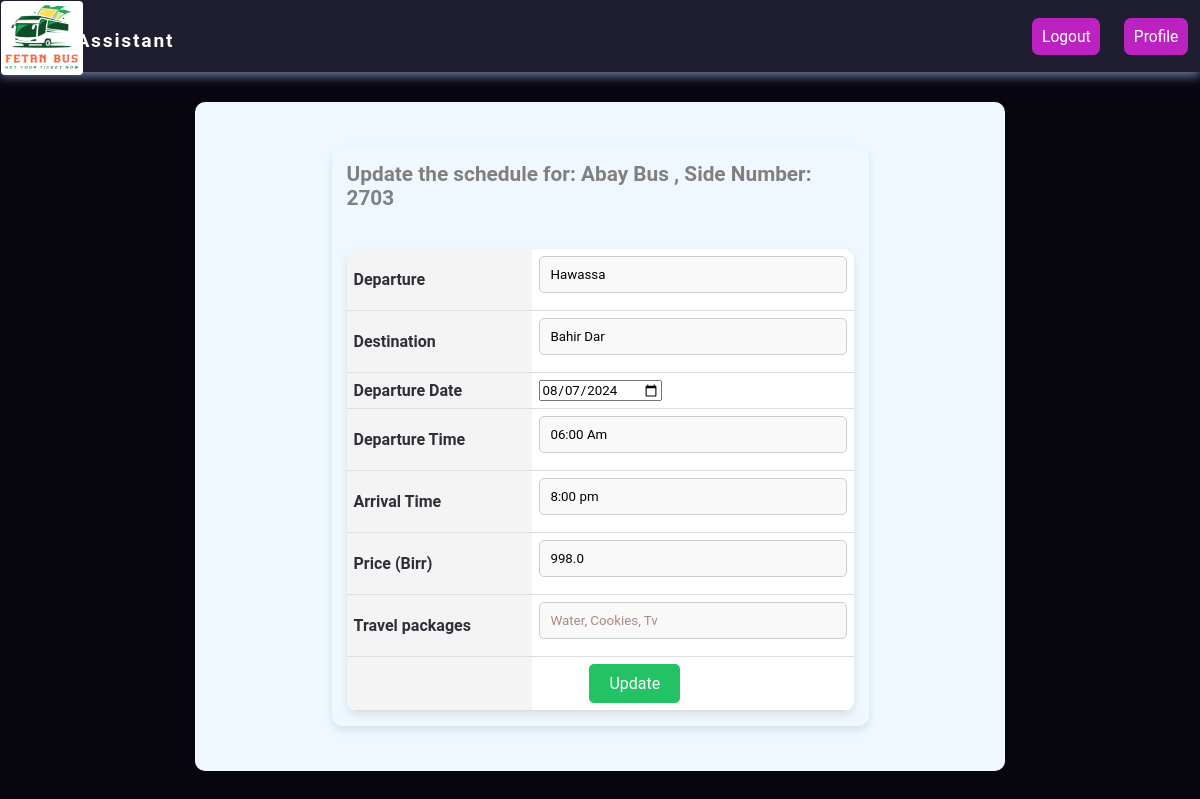
Screenshot of /update-schedule/2 (signed in) with the database file from the repository.
### package/models.py (models this page shows, shortened)
class Bus(db.Model):
    id = db.Column(db.Integer, primary_key=True)
    bus_type = db.Column(db.String(50), nullable=False)
    side_number = db.Column(db.Integer, nullable=False)
    seats = db.Column(db.String(220), nullable=False, default='')
    bus_picture = db.Column(db.String(150), nullable=False, default='default_bus.png')
    date_added = db.Column(db.DateTime(), default=datetime.utcnow)
    customer_id = db.Column(db.Integer, db.ForeignKey('customer.id', ondelete='SET NULL'), nullable=True)
    tickets = db.relationship('Ticket', backref='bus', lazy=True)
    schedules = db.relationship('Schedule', backref='bus', lazy=True)

class Schedule(db.Model):
    id = db.Column(db.Integer, primary_key=True)
    departure = db.Column(db.String(50), nullable=False)
    destination = db.Column(db.String(50), nullable=False)
    departure_date = db.Column(db.Date, nullable=False)
    departure_time = db.Column(db.String(50), nullable=False)
    arrival_time = db.Column(db.String(50), nullable=False)
    price = db.Column(db.Float, nullable=False)
    date_added = db.Column(db.DateTime(), default=datetime.utcnow)
    travel_packages = db.Column(db.String(200), nullable=True)
    customer_id = db.Column(db.Integer, db.ForeignKey('customer.id', ondelete='SET NULL'), nullable=True)
    tickets = db.relationship('Ticket', backref='schedule', lazy=True)
    bus_id = db.Column(db.Integer, db.ForeignKey('bus.id'), nullable=False)

### package/admin.py (the view, shortened to what this page needs)
@admin.route('/update-schedule/<int:field_id>', methods=['GET', 'POST'])
@login_required
def update_schedule(field_id):
    if current_user.id == 1:
        form = AddScheduleForm()
        field_to_update = Schedule.query.get_or_404(field_id)
        bus_to_update = field_to_update.bus  # Assuming 'bus' is a relationship on 'Schedule'
        form.departure.data = field_to_update.departure if hasattr(field_to_update, 'departure') else ''
        form.destination.data = field_to_update.destination if hasattr(field_to_update, 'destination') else ''
        form.departure_date.data = field_to_update.departure_date
        form.departure_time.data = field_to_update.departure_time
        form.arrival_time.data = field_to_update.arrival_time
        form.price.data = field_to_update.price
        form.travel_packages.data = field_to_update.travel_packages
        return render_template('update-schedule.html', form=form, bus=bus_to_update, field_to_update=field_to_update)
    return render_template('404.html')

### package/form.py
class AddScheduleForm(FlaskForm):
    departure = StringField('Departure', validators=[DataRequired()])
    destination = StringField('Destination', validators=[DataRequired()])
    departure_date = DateField('Departure Date', format='%Y-%m-%d', validators=[DataRequired()])
    departure_time = StringField('Departure Time', validators=[DataRequired()])
    arrival_time = StringField('Arrival Time', validators=[DataRequired()])
    price = StringField('Price', validators=[DataRequired()])
    travel_packages = StringField('Travel packages')
    submit = SubmitField('Search Bus')
    add_schedule = SubmitField('Add Schedule')
    update_schedule = SubmitField('Update')

### package/__init__.py (called while the page is built)
def create_app():
    app = Flask(__name__)
    app.config['SECRET_KEY'] = 'hF45LLka45BV76bnVg78as22OpcdG'
    app.config['SQLALCHEMY_DATABASE_URI'] = f'sqlite:///{DB_NAME}'
    db.init_app(app)
    @app.errorhandler(404)
    def page_not_found(error):
        return render_template ('404.html')
    login_manager = LoginManager()
    login_manager.init_app(app)
    login_manager.login_view = 'auth.login'
    @login_manager.user_loader
    def load_user(id):
        from .models import Customer
        return Customer.query.get(int(id))
    from .views import views
    from .admin import admin
    from .auth import auth
    from .models import Customer
    app.register_blueprint(views, url_prefix = '/')
    app.register_blueprint(admin, url_prefix = '/')
    app.register_blueprint(auth, url_prefix = '/')
    return app

### package/templates/update-schedule.html (shortened to what this page needs)
{% extends 'layout.html' %}
{% block body %}
<div class="container">
    <h4 style="color: grey;">Update the schedule for: {{ bus.bus_type }} , Side Number: {{ bus.side_number }}</h4><br>
    <form action="{{ url_for('admin.update_schedule', field_id=field_to_update.id) }}" method="POST" enctype="multipart/form-data">
        <div class="table-container">
            <table class="table table-hover">
                <tbody>
                    <tr>
                        <th scope="row">Departure</th>
                        <td>{{ form.departure }}</td>
                    </tr>
                    <tr>
                        <th scope="row">Destination</th>
                        <td>{{ form.destination }}</td>
                    </tr>
                    <tr>
                        <th scope="row">Departure Date</th>
                        <td>{{ form.departure_date }}</td>
                    </tr>
                    <tr>
                        <th scope="row">Departure Time</th>
                        <td>{{ form.departure_time }}</td>
                    </tr>
                    <tr>
                        <th scope="row">Arrival Time</th>
                        <td>{{ form.arrival_time }}</td>
                    </tr>
                    <tr>
                        <th scope="row">Price (Birr)</th>
                        <td>{{ form.price }}</td>
                    </tr>
                    <tr>
                        <th scope="row">Travel packages</th>
                        <td>{{ form.travel_packages(class_="form-control") }}</td>
                    </tr>
                    <tr>
                        <th scope="row"></th>
                        <td>{{ form.update_schedule() }}</td>
                    </tr>
                </tbody>
            </table>
        </div>
    </form>
</div>
<link rel="stylesheet" type="text/css" href="{{ url_for('static', filename='css/add.css') }}">
{% endblock %}

### package/static/css/layout.css (style rules this page uses)
* { margin: 0; padding: 0; font-family: 'Roboto', sans-serif; }
body { background-color: #080710; }

### package/static/css/add.css (style rules this page uses)
.container { max-width: 65%; margin: 30px auto; padding: 15px; border-radius: 10px; background-color: aliceblue; box-shadow: 0 4px 8px rgba(0, 0, 0, 0.1); }
.container h4 { font-size: 1.3rem; }
.table-container { margin-top: 10px; border-radius: 10px; overflow: hidden; box-shadow: 0 4px 8px rgba(0, 0, 0, 0.1); }
.table-container table { width: 100%; border-collapse: collapse; border-radius: 10px; background-color: white; }
.table-container th, .table-container td { padding: 7px; text-align: left; border-bottom: 1px solid #ddd; margin: 0; color: rgb(47, 47, 56); }
.table-container th { font-weight: bold; background-color: #f4f4f4; }
input[type="text"], input[type="number"], textarea { width: 50%; display: inline-block; border: 1px solid #ccc; border-radius: 5px; box-sizing: border-box; background-color: #f9f9f9; }
input[type="submit"] { background-color: #4CAF50; color: white; padding: 10px 10px; border: none; border-radius: 5px; cursor: pointer; font-size: 16px; }
form { margin-top: 20px; }
input[type="text"] { width: 100%; padding: 10px; border: 1px solid #ccc; border-radius: 5px; margin-bottom: 10px; }
input[type="submit"] { background-color: #23c265; color: #fff; border: none; padding: 10px 20px; margin-left: 50px; cursor: pointer; border-radius: 5px; }
.form-control { color: #a88a81; padding: 0; margin: 0; }

### rows the page displays
Bus: bus_type "Abay Bus", side_number "2703"
Schedule: departure "Hawassa", destination "Bahir Dar", departure_date "08/07/2024", departure_time "06:00 Am", arrival_time "8:00 pm", price "998.0", travel_packages "Water, Cookies, Tv"
